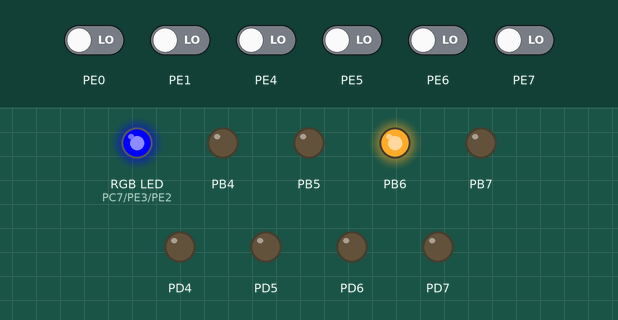
Recording of a program running on a simulated ATmega128, built with avr-gcc and emulated at 16 MHz. On the bench: an RGB LED mixed from three pins (HIGH = lit), output pins drawn as LEDs (lit = HIGH). Inputs (shaded band) come from the test bench; at power-on: PE0, PE1, PE4–7 LOW. At 3.0 s the program stops and its outputs stay as they are.

Above: at 0.1 s.
Timing chart, 0 to 1.6 s (numbered marks = the images above):
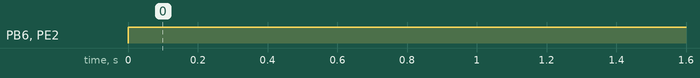

The program:

main.c
```c
#define  F_CPU 16000000UL
#include <avr/io.h>
#include <avr/interrupt.h>
#include <avr/delay.h>

#define DDR_RGB_RED DDRC
#define PORT_RGB_RED PORTC
#define PIN_RGB_RED PC7

#define DDR_RGB_GREEN DDRE
#define PORT_RGB_GREEN PORTE
#define PIN_RGB_GREEN PE3

#define DDR_RGB_BLUE DDRE
#define PORT_RGB_BLUE PORTE
#define PIN_RGB_BLUE PE2

void Timer0_init();
void init_interrupt_timer0_nor();
void init_interrupt_timer0_ctc();
void led_init();
void rgb_init();
void led_put(uint8_t led);

uint8_t current_led_state=0x00;
uint8_t counter=0;// step number

uint8_t tau=0;

int main(void)
{
	led_init();
	//Timer0_init();
	/* Replace with your application code */
	rgb_init();
	PORT_RGB_BLUE|=(1<<PIN_RGB_BLUE);
	led_put(PINE);
	while (1)
	{
		_delay_ms(10);
		tau++;
		if(tau==100){
			tau=0;
		}
	}
}

//1 ms
ISR(TIMER0_COMP_vect){

	counter+=1;
	if(counter==100-1){
		counter=0;
	}

	if(counter>tau){
		led_put(0x00);
	}
	else
	{
		led_put(0x80);
	}
}


void Timer0_init()
{
	const uint8_t mode_nor=(0<<WGM00)|(0<<WGM01);
	const uint8_t mode_pwm=(0<<WGM00)|(1<<WGM01);
	const uint8_t mode_ctc=(1<<WGM00)|(0<<WGM01);
	const uint8_t mode_fpwm=(1<<WGM00)|(1<<WGM01);

	const uint8_t pres_0=(0<<CS02)|(0<<CS01)|(0<<CS00);
	const uint8_t pres_1=(0<<CS02)|(0<<CS01)|(1<<CS00);
	const uint8_t pres_8=(0<<CS02)|(1<<CS01)|(0<<CS00);
	const uint8_t pres_32=(0<<CS02)|(1<<CS01)|(1<<CS00);
	const uint8_t pres_64=(1<<CS02)|(0<<CS01)|(0<<CS00);
	const uint8_t pres_128=(1<<CS02)|(0<<CS01)|(1<<CS00);
	const uint8_t pres_256=(1<<CS02)|(1<<CS01)|(0<<CS00);
	const uint8_t pres_1024=(1<<CS02)|(1<<CS01)|(1<<CS00);
	//set mode for timer 0

	TCCR0|=(0<<FOC0)|(0<<COM01)|(0<<COM00)|pres_1|mode_ctc;

	OCR0=124;

	// set interrupt
	init_interrupt_timer0_ctc();

}

void init_interrupt_timer0_ctc(){
	TIMSK=0x02;
	sei();
}

void led_init(){
	DDRB=0xF0;
	DDRD=0xF0;
}

void led_put(uint8_t led){
	PORTB=led << 4;
	PORTD=led;
}

void rgb_init(){
	DDR_RGB_BLUE|=(1<<PIN_RGB_BLUE);
	DDR_RGB_GREEN|=(1<<PIN_RGB_GREEN);
	DDR_RGB_RED|=(1<<PIN_RGB_RED);
}
```

Measured:
- by itself, PB6, PE2 (PIN_RGB_BLUE): LOW → HIGH at 0.00 s
